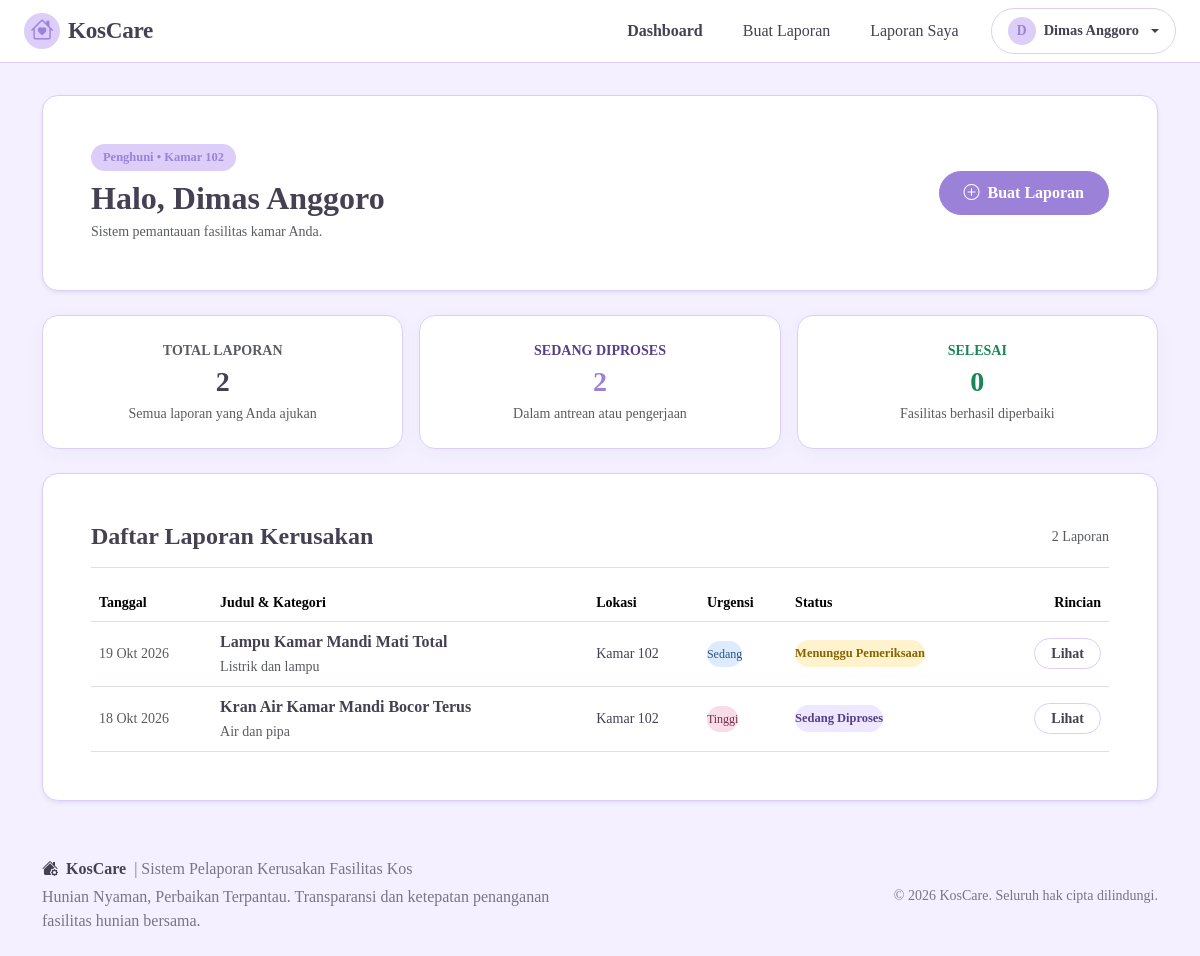
Screenshot of /dashboard/penghuni.php (signed in) with the database file from the repository.
### tables this page shows
CREATE TABLE `theme_settings` (
  `id` INT UNSIGNED NOT NULL DEFAULT 1,
  `preset_name` VARCHAR(50) NOT NULL DEFAULT 'Pastel Lilac',
  `color_primary` VARCHAR(20) NOT NULL DEFAULT '#9B82D8',
  `color_secondary` VARCHAR(20) NOT NULL DEFAULT '#DCCEF9',
  `color_background` VARCHAR(20) NOT NULL DEFAULT '#F5F0FF',
  `color_card` VARCHAR(20) NOT NULL DEFAULT '#FFFFFF',
  `color_button` VARCHAR(20) NOT NULL DEFAULT '#9B82D8',
  `color_text` VARCHAR(20) NOT NULL DEFAULT '#454052',
  `font_family` VARCHAR(100) NOT NULL DEFAULT 'Times New Roman, Times, Georgia, serif',
  `font_size_scale` VARCHAR(20) NOT NULL DEFAULT 'normal',
  `app_name` VARCHAR(100) NOT NULL DEFAULT 'KosCare',
  `app_tagline` VARCHAR(255) NOT NULL DEFAULT 'Perawatan Kos Jadi Lebih Mudah',
  `logo_path` VARCHAR(255) DEFAULT NULL,
  `logo_size` VARCHAR(20) NOT NULL DEFAULT 'medium',
  `card_radius` VARCHAR(20) NOT NULL DEFAULT '1rem',
  `button_shape` VARCHAR(20) NOT NULL DEFAULT 'pill',
  `updated_at` TIMESTAMP NOT NULL DEFAULT CURRENT_TIMESTAMP ON UPDATE CURRENT_TIMESTAMP,
  PRIMARY KEY (`id`)
);

CREATE TABLE `reports` (
  `id` INT UNSIGNED NOT NULL AUTO_INCREMENT,
  `ticket_number` VARCHAR(30) NOT NULL,
  `user_id` INT UNSIGNED NOT NULL,
  `title` VARCHAR(150) NOT NULL,
  `category` ENUM(
    'Listrik dan lampu',
    'Air dan pipa',
    'Kamar mandi',
    'Pintu dan kunci',
    'Furnitur',
    'Internet/Wi-Fi',
    'Fasilitas umum',
    'Lainnya'
  ) NOT NULL,
  `location` VARCHAR(100) NOT NULL,
  `description` TEXT NOT NULL,
  `urgency` ENUM('Rendah', 'Sedang', 'Tinggi', 'Darurat') NOT NULL DEFAULT 'Sedang',
  `photo` VARCHAR(255) DEFAULT NULL,
  `status` ENUM(
    'Menunggu Pemeriksaan',
    'Sedang Diproses',
    'Menunggu Informasi',
    'Selesai',
    'Ditolak'
  ) NOT NULL DEFAULT 'Menunggu Pemeriksaan',
  `created_at` TIMESTAMP NOT NULL DEFAULT CURRENT_TIMESTAMP,
  `updated_at` TIMESTAMP NOT NULL DEFAULT CURRENT_TIMESTAMP ON UPDATE CURRENT_TIMESTAMP,
  PRIMARY KEY (`id`),
  UNIQUE KEY `uk_reports_ticket` (`ticket_number`),
  KEY `idx_reports_user_id` (`user_id`),
  KEY `idx_reports_status` (`status`),
  KEY `idx_reports_urgency` (`urgency`),
  KEY `idx_reports_category` (`category`),
  KEY `idx_reports_created_at` (`created_at`),
  CONSTRAINT `fk_reports_user` FOREIGN KEY (`user_id`) REFERENCES `users` (`id`) ON DELETE CASCADE
);

### includes/theme.php (called while the page is built, shortened)
<?php
function getThemeSettings(): array {
    static $cached = null;
    if ($cached !== null) {
        return $cached;
    }
    $default = [
        'preset_name' => 'Pastel Lilac',
        'color_primary' => '#9B82D8',
        'color_secondary' => '#DCCEF9',
        'color_background' => '#F5F0FF',
        'color_card' => '#FFFFFF',
        'color_button' => '#9B82D8',
        'color_text' => '#454052',
        'font_family' => 'Times New Roman, Times, Georgia, serif',
        'font_size_scale' => 'normal',
        'app_name' => 'KosCare',
        'app_tagline' => 'Perawatan Kos Jadi Lebih Mudah',
        'logo_path' => null,
        'logo_size' => 'medium',
        'card_radius' => '1rem',
        'button_shape' => 'pill'
    ];
    try {
        $db = getDB();
        $stmt = $db->query("SELECT * FROM `theme_settings` WHERE `id` = 1 LIMIT 1");
        $row = $stmt->fetch(PDO::FETCH_ASSOC);
        if ($row) {
            $cached = array_merge($default, $row);
            return $cached;
        }
    } catch (Throwable $e) {
    }
    $cached = $default;
    return $cached;
}
function getAppName(): string {
    $s = getThemeSettings();
    return !empty($s['app_name']) ? $s['app_name'] : 'KosCare';
}
function getAppLogo(): ?string {
    return null;
}
    ?>

### includes/auth.php (called while the page is built, shortened)
<?php
require_once __DIR__ . '/functions.php';
function isLoggedIn(): bool {
    return isset($_SESSION['user_id']) && !empty($_SESSION['user_id']);
}
function currentUser(): ?array {
    return [
        'id'          => $_SESSION['user_id'],
        'name'        => $_SESSION['user_name'] ?? '',
        'username'    => $_SESSION['user_username'] ?? '',
        'email'       => $_SESSION['user_email'] ?? '',
        'role'        => $_SESSION['user_role'] ?? '',
        'room_number' => $_SESSION['user_room_number'] ?? '',
        'phone'       => $_SESSION['user_phone'] ?? ''
    ];
}

### dashboard/penghuni.php (the view, shortened to what this page needs)
<?php
require_once __DIR__ . '/../includes/functions.php';
require_once __DIR__ . '/../includes/auth.php';
$user = currentUser();
$userId = (int)$user['id'];
$pdo = getDBConnection();
$stmtStats = $pdo->prepare("
    SELECT
        COUNT(*) AS total_reports,
        SUM(CASE WHEN status IN ('Menunggu Pemeriksaan', 'Sedang Diproses', 'Menunggu Informasi') THEN 1 ELSE 0 END) AS in_progress_count,
        SUM(CASE WHEN status = 'Selesai' THEN 1 ELSE 0 END) AS completed_count
    FROM reports
    WHERE user_id = :uid
");
$stmtStats->execute(['uid' => $userId]);
$stats = $stmtStats->fetch() ?: [
    'total_reports'     => 0,
    'in_progress_count' => 0,
    'completed_count'   => 0
];
$stmtRecent = $pdo->prepare("
    SELECT id, ticket_number, title, category, location, urgency, status, created_at
    FROM reports
    WHERE user_id = :uid
    ORDER BY created_at DESC
");
$stmtRecent->execute(['uid' => $userId]);
$myReports = $stmtRecent->fetchAll();
$activeNav = 'dashboard';
require_once __DIR__ . '/../includes/header.php';
require_once __DIR__ . '/../includes/navbar.php';
?>
<div class="container py-4 my-2">
    <div class="card card-aesthetic p-4 p-md-5 mb-4 shadow-sm" style="background-color: #FFFFFF;">
        <div class="d-flex flex-column flex-md-row justify-content-between align-items-md-center gap-3">
            <div>
                <span class="badge-pastel mb-2" style="background-color: var(--color-light-lilac); color: var(--color-primary-purple);">
                    Penghuni <?php echo !empty($user['room_number']) ? '• ' . e($user['room_number']) : ''; ?>
                </span>
                <h2 class="fw-bold text-charcoal mb-1">
                    Halo, <?php echo e($user['name']); ?>
                </h2>
                <p class="text-muted small mb-0">
                    Sistem pemantauan fasilitas kamar Anda.
                </p>
            </div>
            <div>
                <a href="<?php echo BASE_URL; ?>/reports/create.php" class="btn btn-primary-purple px-4 py-2.5">
                    <i class="bi bi-plus-circle"></i>
                    <span>Buat Laporan</span>
                </a>
            </div>
        </div>
    </div>
    <div class="row g-3 mb-4">
        <div class="col-md-4">
            <div class="card card-aesthetic p-4 text-center">
                <span class="text-muted small text-uppercase fw-bold">Total Laporan</span>
                <h3 class="fw-bold text-charcoal my-1"><?php echo (int)$stats['total_reports']; ?></h3>
                <span class="text-muted small">Semua laporan yang Anda ajukan</span>
            </div>
        </div>
        <div class="col-md-4">
            <div class="card card-aesthetic p-4 text-center" style="background-color: #FFFFFF;">
                <span class="small text-uppercase fw-bold" style="color: #553E8A;">Sedang Diproses</span>
                <h3 class="fw-bold my-1" style="color: var(--color-primary-purple);"><?php echo (int)$stats['in_progress_count']; ?></h3>
                <span class="text-muted small">Dalam antrean atau pengerjaan</span>
            </div>
        </div>
        <div class="col-md-4">
            <div class="card card-aesthetic p-4 text-center">
                <span class="text-success small text-uppercase fw-bold">Selesai</span>
                <h3 class="fw-bold text-success my-1"><?php echo (int)$stats['completed_count']; ?></h3>
                <span class="text-muted small">Fasilitas berhasil diperbaiki</span>
            </div>
        </div>
    </div>
    <div class="card card-aesthetic p-4 p-md-5 shadow-sm">
        <div class="d-flex justify-content-between align-items-center pb-3 mb-3 border-bottom">
            <h4 class="fw-bold text-charcoal mb-0">Daftar Laporan Kerusakan</h4>
            <span class="text-muted small"><?php echo count($myReports); ?> Laporan</span>
        </div>
        <?php if (empty($myReports)): ?>
            <div class="text-center py-5">
                <p class="text-muted small mb-3">Belum ada laporan kerusakan yang Anda ajukan.</p>
                <a href="<?php echo BASE_URL; ?>/reports/create.php" class="btn btn-primary-purple px-4 py-2 small">
                    Buat Laporan Sekarang
                </a>
            </div>
        <?php else: ?>
            <div class="table-responsive">
                <table class="table align-middle mb-0">
                    <thead>
                        <tr class="text-muted small border-bottom">
                            <th>Tanggal</th>
                            <th>Judul & Kategori</th>
                            <th>Lokasi</th>
                            <th>Urgensi</th>
                            <th>Status</th>
                            <th class="text-end">Rincian</th>
                        </tr>
                    </thead>
                    <tbody>
                        <?php foreach ($myReports as $rep): ?>
                            <tr>
                                <td class="text-muted small">
                                    <?php echo formatDateShort($rep['created_at']); ?>
                                </td>
                                <td>
                                    <div class="fw-bold text-charcoal"><?php echo e($rep['title']); ?></div>
                                    <span class="text-muted small"><?php echo e($rep['category']); ?></span>
                                </td>
                                <td class="small text-charcoal">
                                    <?php echo e($rep['location']); ?>
                                </td>
                                <td>
                                    <?php echo renderUrgencyBadge($rep['urgency']); ?>
                                </td>
                                <td>
                                    <?php echo renderStatusBadge($rep['status']); ?>
                                </td>
                                <td class="text-end">
                                    <a href="<?php echo BASE_URL; ?>/reports/detail.php?id=<?php echo (int)$rep['id']; ?>" class="btn btn-outline-purple btn-sm px-3 py-1">
                                        Lihat
                                    </a>
                                </td>
                            </tr>
                        <?php endforeach; ?>
                    </tbody>
                </table>
            </div>
        <?php endif; ?>
    </div>
</div>
<?php require_once __DIR__ . '/../includes/footer.php'; ?>

### includes/navbar.php (shortened to what this page needs)
<?php
$user = currentUser();
$isLogged = isLoggedIn();
?>
<nav class="navbar navbar-expand-lg navbar-custom sticky-top py-2.5">
    <div class="container-fluid px-lg-4">
        <?php
        $dynLogo = function_exists('getAppLogo') ? getAppLogo() : null;
        $dynName = function_exists('getAppName') ? getAppName() : 'KosCare';
        $dynSettings = function_exists('getThemeSettings') ? getThemeSettings() : [];
        $dynLogoHeight = function_exists('getLogoHeightPx') ? getLogoHeightPx($dynSettings['logo_size'] ?? 'medium') : 36;
        ?>
        <a class="navbar-brand d-flex align-items-center gap-2 brand-title" href="<?php echo BASE_URL; ?>/index.php">
            <?php if ($dynLogo): ?>
                <img src="<?php echo htmlspecialchars($dynLogo); ?>" alt="Logo" style="height: <?php echo $dynLogoHeight; ?>px; max-width: 140px; object-fit: contain;">
            <?php else: ?>
                <span class="d-inline-flex align-items-center justify-content-center rounded-circle" style="width: 36px; height: 36px; background-color: var(--color-pastel-lilac); color: var(--color-primary-purple);">
                    <i class="bi bi-house-heart"></i>
                </span>
            <?php endif; ?>
            <span><?php echo htmlspecialchars($dynName); ?></span>
        </a>
        <div class="collapse navbar-collapse" id="navbarMain">
            <ul class="navbar-nav ms-auto align-items-lg-center gap-2 mt-3 mt-lg-0">
                <?php if ($isLogged): ?>
                    <?php if ($user['role'] === 'penghuni'): ?>
                        <li class="nav-item">
                            <a class="nav-link px-3 text-charcoal <?php echo ($activeNav === 'dashboard') ? 'fw-bold' : ''; ?>" href="<?php echo BASE_URL; ?>/dashboard/penghuni.php">
                                Dashboard
                            </a>
                        </li>
                        <li class="nav-item">
                            <a class="nav-link px-3 text-charcoal <?php echo ($activeNav === 'create_report') ? 'fw-bold' : ''; ?>" href="<?php echo BASE_URL; ?>/reports/create.php">
                                Buat Laporan
                            </a>
                        </li>
                        <li class="nav-item">
                            <a class="nav-link px-3 text-charcoal <?php echo ($activeNav === 'my_reports') ? 'fw-bold' : ''; ?>" href="<?php echo BASE_URL; ?>/reports/index.php">
                                Laporan Saya
                            </a>
                        </li>
                    <?php endif; ?>
                    <li class="nav-item dropdown ms-lg-2">
                        <a class="nav-link dropdown-toggle d-flex align-items-center gap-2 px-3 py-1.5 rounded-pill border bg-white text-charcoal shadow-xs" href="#" role="button" data-bs-toggle="dropdown" aria-expanded="false" style="border-color: var(--color-pastel-lilac) !important;">
                            <span class="d-inline-flex align-items-center justify-content-center rounded-circle" style="width: 28px; height: 28px; background-color: var(--color-light-lilac); color: var(--color-primary-purple); font-weight: bold; font-size: 0.85rem;">
                                <?php echo strtoupper(substr($user['name'], 0, 1)); ?>
                            </span>
                            <span class="fw-semibold text-truncate" style="max-width: 140px; font-size: 0.9rem;"><?php echo e($user['name']); ?></span>
                        </a>
                    </li>
                <?php endif; ?>
            </ul>
        </div>
    </div>
</nav>

### includes/functions.php (shortened to what this page needs)
<?php
function e(?string $string): string {
    return htmlspecialchars($string ?? '', ENT_QUOTES, 'UTF-8');
}
function formatDateShort(?string $datetime): string {
    $timestamp = strtotime($datetime);
    $bulan = [
        1 => 'Jan', 'Feb', 'Mar', 'Apr', 'Mei', 'Jun',
        'Jul', 'Agt', 'Sep', 'Okt', 'Nov', 'Des'
    ];
    $d = date('j', $timestamp);
    $m = $bulan[(int)date('n', $timestamp)];
    $y = date('Y', $timestamp);
    return "{$d} {$m} {$y}";
}
function renderStatusBadge(string $status): string {
    $colors = [
        'Menunggu Pemeriksaan' => ['bg' => '#FFF3CD', 'text' => '#856404'],
        'Sedang Diproses'      => ['bg' => '#EEE7FF', 'text' => '#553E8A'],
        'Menunggu Informasi'   => ['bg' => '#DCEBFF', 'text' => '#2B517D'],
        'Selesai'              => ['bg' => '#E2F0D9', 'text' => '#2B542C'],
        'Ditolak'              => ['bg' => '#FCE8E6', 'text' => '#8A332A']
    ];
    $cfg = $colors[$status] ?? ['bg' => '#F5F0FF', 'text' => '#454052'];
    $sStatus = htmlspecialchars($status, ENT_QUOTES, 'UTF-8');
    return sprintf(
        '<span class="d-inline-flex align-items-center px-2.5 py-1 rounded-pill fw-semibold" style="background-color: %s; color: %s; font-size: 0.78rem;">
            %s
        </span>',
        $cfg['bg'],
        $cfg['text'],
        $sStatus
    );
}
function renderUrgencyBadge(string $urgency): string {
    $colors = [
        'Rendah'  => ['bg' => '#F5F0FF', 'text' => '#553E8A'],
        'Sedang'  => ['bg' => '#DCEBFF', 'text' => '#2B517D'],
        'Tinggi'  => ['bg' => '#F8DCE8', 'text' => '#7A2E49'],
        'Darurat' => ['bg' => '#FCE8E6', 'text' => '#8A332A']
    ];
    $cfg = $colors[$urgency] ?? ['bg' => '#F5F0FF', 'text' => '#454052'];
    $sUrgency = htmlspecialchars($urgency, ENT_QUOTES, 'UTF-8');
    return sprintf(
        '<span class="d-inline-flex align-items-center px-2.5 py-1 rounded-pill" style="background-color: %s; color: %s; font-size: 0.75rem;">
            %s
        </span>',
        $cfg['bg'],
        $cfg['text'],
        $sUrgency
    );
}

### rows the page displays
theme_settings: app_name "KosCare"
reports: created_at "19 Okt 2026", title "Lampu Kamar Mandi Mati Total", category "Listrik dan lampu", location "Kamar 102", urgency "Sedang", status "Menunggu Pemeriksaan"
reports: created_at "18 Okt 2026", title "Kran Air Kamar Mandi Bocor Terus", category "Air dan pipa", location "Kamar 102", urgency "Tinggi", status "Sedang Diproses"

### other values shown
substr($user['name'], 0, 1) "D"
$user['name'] "Dimas Anggoro"
$user['room_number'] "Kamar 102"
$stats['total_reports'] "2"
$stats['in_progress_count'] "2"
$stats['completed_count'] "0"
count($myReports) "2"
